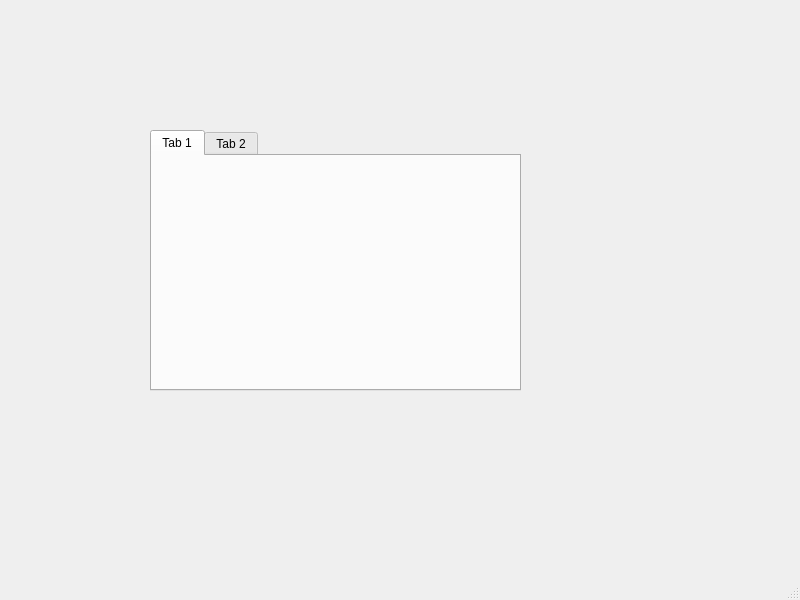
<?xml version="1.0" encoding="UTF-8"?>
<ui version="4.0">
 <class>MainWindow</class>
 <widget class="QMainWindow" name="MainWindow">
  <property name="geometry">
   <rect>
    <x>0</x>
    <y>0</y>
    <width>800</width>
    <height>600</height>
   </rect>
  </property>
  <property name="windowTitle">
   <string>MainWindow</string>
  </property>
  <widget class="QWidget" name="centralwidget">
   <widget class="QTabWidget" name="tabWidget">
    <property name="geometry">
     <rect>
      <x>150</x>
      <y>130</y>
      <width>371</width>
      <height>261</height>
     </rect>
    </property>
    <property name="styleSheet">
     <string notr="true"/>
    </property>
    <property name="currentIndex">
     <number>0</number>
    </property>
    <widget class="QWidget" name="tab">
     <attribute name="title">
      <string>Tab 1</string>
     </attribute>
    </widget>
    <widget class="QWidget" name="tab_2">
     <property name="styleSheet">
      <string notr="true">background-color: rgb(255, 0, 0);</string>
     </property>
     <attribute name="title">
      <string>Tab 2</string>
     </attribute>
    </widget>
   </widget>
  </widget>
  <widget class="QMenuBar" name="menubar">
   <property name="geometry">
    <rect>
     <x>0</x>
     <y>0</y>
     <width>800</width>
     <height>21</height>
    </rect>
   </property>
  </widget>
  <widget class="QStatusBar" name="statusbar"/>
 </widget>
 <resources/>
 <connections/>
</ui>
